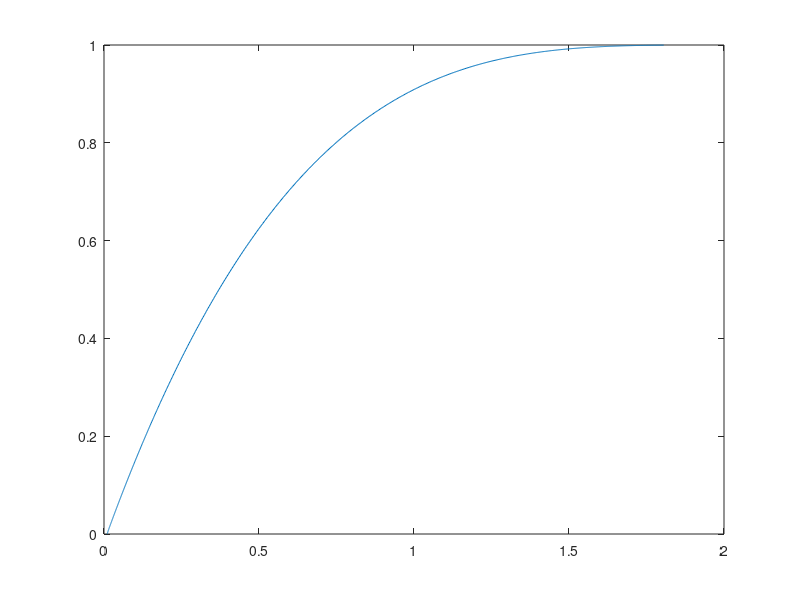

Write MATLAB code to recreate this figure.
global rpp = 0.1;
global rcp = 0.3;
global rpc = 0.4;
global rcc = 1.0;
global kc_0 = 1;
global kp_0 = 2;

global vr_c = 0.2;
global vr_p = 0.8;

function result = f(X, t)
	global rpp; global rcp; global rpc; global rcc; global kc_0; global kp_0;
	global vr_c; global vr_p;
    P = X(1);
	C = X(2);
	result = [ rpp*P*(kp_0 - P) + rcp*(kp_0 - P)*C; rpc*(kc_0-C)*P + rcc*(kc_0-C)*C];
end

T = linspace(0, 10, 1000);

results = lsode(@f, [0.01; 0.0], T);
hold on
%plot(T, results(:,1));
%plot(T, results(:,2));
hold off
plot(results(:,1), results(:,2));
pause
